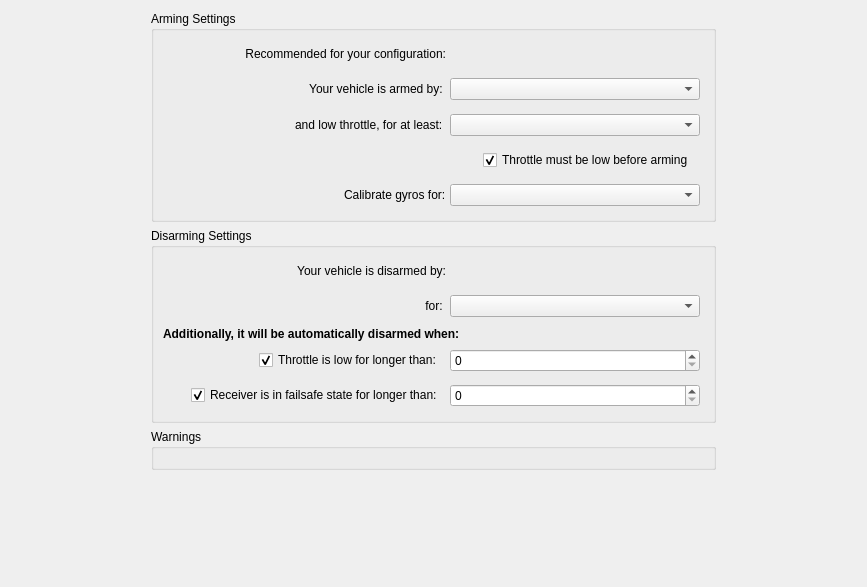
         <widget class="QWidget" name="scrollAreaWidgetContents_2">
          <property name="geometry">
           <rect>
            <x>0</x>
            <y>0</y>
            <width>867</width>
            <height>587</height>
           </rect>
          </property>
          <layout class="QHBoxLayout" name="horizontalLayout_2">
           <item>
            <spacer name="horizontalSpacer_24">
             <property name="orientation">
              <enum>Qt::Horizontal</enum>
             </property>
             <property name="sizeHint" stdset="0">
              <size>
               <width>40</width>
               <height>20</height>
              </size>
             </property>
            </spacer>
           </item>
           <item>
            <layout class="QVBoxLayout" name="verticalLayout_7">
             <item>
              <widget class="QGroupBox" name="gbArming">
               <property name="title">
                <string>Arming Settings</string>
               </property>
               <layout class="QGridLayout" name="gridLayout_6">
                <item row="6" column="0" colspan="2">
                 <widget class="QFrame" name="frSwitchArmTime">
                  <property name="frameShape">
                   <enum>QFrame::NoFrame</enum>
                  </property>
                  <property name="frameShadow">
                   <enum>QFrame::Plain</enum>
                  </property>
                  <property name="lineWidth">
                   <number>0</number>
                  </property>
                  <layout class="QHBoxLayout" name="horizontalLayout_9">
                   <property name="spacing">
                    <number>4</number>
                   </property>
                   <property name="leftMargin">
                    <number>4</number>
                   </property>
                   <property name="topMargin">
                    <number>4</number>
                   </property>
                   <property name="rightMargin">
                    <number>4</number>
                   </property>
                   <property name="bottomMargin">
                    <number>4</number>
                   </property>
                   <item>
                    <spacer name="horizontalSpacer_2">
                     <property name="orientation">
                      <enum>Qt::Horizontal</enum>
                     </property>
                     <property name="sizeHint" stdset="0">
                      <size>
                       <width>24</width>
                       <height>20</height>
                      </size>
                     </property>
                    </spacer>
                   </item>
                   <item>
                    <widget class="QLabel" name="label_3">
                     <property name="text">
                      <string>Calibrate gyros for:</string>
                     </property>
                    </widget>
                   </item>
                   <item>
                    <widget class="QComboBox" name="cbSwitchArmTime">
                     <property name="sizePolicy">
                      <sizepolicy hsizetype="Minimum" vsizetype="Fixed">
                       <horstretch>0</horstretch>
                       <verstretch>0</verstretch>
                      </sizepolicy>
                     </property>
                     <property name="minimumSize">
                      <size>
                       <width>250</width>
                       <height>0</height>
                      </size>
                     </property>
                     <property name="currentText">
                      <string/>
                     </property>
                     <property name="currentIndex">
                      <number>-1</number>
                     </property>
                     <property name="objrelation" stdset="0">
                      <stringlist notr="true">
                       <string>objname:ManualControlSettings</string>
                       <string>fieldname:ArmTime</string>
                       <string>useunits:yes</string>
                      </stringlist>
                     </property>
                    </widget>
                   </item>
                  </layout>
                 </widget>
                </item>
                <item row="1" column="0" colspan="2">
                 <widget class="QFrame" name="frRecommendedArm">
                  <property name="frameShape">
                   <enum>QFrame::NoFrame</enum>
                  </property>
                  <property name="frameShadow">
                   <enum>QFrame::Plain</enum>
                  </property>
                  <property name="lineWidth">
                   <number>0</number>
                  </property>
                  <layout class="QHBoxLayout" name="horizontalLayout_12">
                   <property name="spacing">
                    <number>4</number>
                   </property>
                   <property name="leftMargin">
                    <number>4</number>
                   </property>
                   <property name="topMargin">
                    <number>4</number>
                   </property>
                   <property name="rightMargin">
                    <number>4</number>
                   </property>
                   <property name="bottomMargin">
                    <number>4</number>
                   </property>
                   <item>
                    <spacer name="horizontalSpacer_19">
                     <property name="orientation">
                      <enum>Qt::Horizontal</enum>
                     </property>
                     <property name="sizeHint" stdset="0">
                      <size>
                       <width>24</width>
                       <height>20</height>
                      </size>
                     </property>
                    </spacer>
                   </item>
                   <item>
                    <widget class="QLabel" name="lblRecommendedDesc">
                     <property name="text">
                      <string>Recommended for your configuration:</string>
                     </property>
                     <property name="alignment">
                      <set>Qt::AlignRight|Qt::AlignTrailing|Qt::AlignVCenter</set>
                     </property>
                    </widget>
                   </item>
                   <item>
                    <widget class="QLabel" name="lblRecommendedArm">
                     <property name="minimumSize">
                      <size>
                       <width>250</width>
                       <height>0</height>
                      </size>
                     </property>
                     <property name="text">
                      <string/>
                     </property>
                    </widget>
                   </item>
                  </layout>
                 </widget>
                </item>
                <item row="3" column="0" colspan="2">
                 <widget class="QFrame" name="frArmMethod">
                  <property name="frameShape">
                   <enum>QFrame::NoFrame</enum>
                  </property>
                  <property name="frameShadow">
                   <enum>QFrame::Plain</enum>
                  </property>
                  <property name="lineWidth">
                   <number>0</number>
                  </property>
                  <layout class="QHBoxLayout" name="horizontalLayout_11">
                   <property name="spacing">
                    <number>4</number>
                   </property>
                   <property name="leftMargin">
                    <number>4</number>
                   </property>
                   <property name="topMargin">
                    <number>4</number>
                   </property>
                   <property name="rightMargin">
                    <number>4</number>
                   </property>
                   <property name="bottomMargin">
                    <number>4</number>
                   </property>
                   <item>
                    <spacer name="horizontalSpacer_18">
                     <property name="orientation">
                      <enum>Qt::Horizontal</enum>
                     </property>
                     <property name="sizeHint" stdset="0">
                      <size>
                       <width>24</width>
                       <height>20</height>
                      </size>
                     </property>
                    </spacer>
                   </item>
                   <item>
                    <widget class="QLabel" name="lblArmDesc">
                     <property name="font">
                      <font>
                       <weight>50</weight>
                       <bold>false</bold>
                      </font>
                     </property>
                     <property name="text">
                      <string>Your vehicle is armed by: </string>
                     </property>
                     <property name="alignment">
                      <set>Qt::AlignRight|Qt::AlignTrailing|Qt::AlignVCenter</set>
                     </property>
                    </widget>
                   </item>
                   <item>
                    <widget class="QComboBox" name="cbArmMethod">
                     <property name="minimumSize">
                      <size>
                       <width>250</width>
                       <height>0</height>
                      </size>
                     </property>
                     <property name="focusPolicy">
                      <enum>Qt::StrongFocus</enum>
                     </property>
                     <property name="toolTip">
                      <string>Indicate the control used for arming the airframe, in addition to setting the throttle to its minimum position. In other terms "Throttle Off".</string>
                     </property>
                    </widget>
                   </item>
                  </layout>
                 </widget>
                </item>
                <item row="4" column="0" colspan="2">
                 <widget class="QFrame" name="frStickArmTime">
                  <property name="frameShape">
                   <enum>QFrame::NoFrame</enum>
                  </property>
                  <property name="frameShadow">
                   <enum>QFrame::Plain</enum>
                  </property>
                  <property name="lineWidth">
                   <number>0</number>
                  </property>
                  <layout class="QHBoxLayout" name="horizontalLayout">
                   <property name="spacing">
                    <number>4</number>
                   </property>
                   <property name="leftMargin">
                    <number>4</number>
                   </property>
                   <property name="topMargin">
                    <number>4</number>
                   </property>
                   <property name="rightMargin">
                    <number>4</number>
                   </property>
                   <property name="bottomMargin">
                    <number>4</number>
                   </property>
                   <item>
                    <spacer name="horizontalSpacer_17">
                     <property name="orientation">
                      <enum>Qt::Horizontal</enum>
                     </property>
                     <property name="sizeHint" stdset="0">
                      <size>
                       <width>24</width>
                       <height>20</height>
                      </size>
                     </property>
                    </spacer>
                   </item>
                   <item>
                    <widget class="QLabel" name="lblStickArmTime">
                     <property name="text">
                      <string>and low throttle, for at least: </string>
                     </property>
                    </widget>
                   </item>
                   <item>
                    <widget class="QComboBox" name="cbStickArmTime">
                     <property name="minimumSize">
                      <size>
                       <width>250</width>
                       <height>0</height>
                      </size>
                     </property>
                     <property name="objrelation" stdset="0">
                      <stringlist notr="true">
                       <string>objname:ManualControlSettings</string>
                       <string>fieldname:ArmTime</string>
                       <string>useunits:yes</string>
                      </stringlist>
                     </property>
                    </widget>
                   </item>
                  </layout>
                 </widget>
                </item>
                <item row="5" column="0">
                 <widget class="QFrame" name="frThrottleCheck">
                  <property name="frameShape">
                   <enum>QFrame::NoFrame</enum>
                  </property>
                  <property name="frameShadow">
                   <enum>QFrame::Plain</enum>
                  </property>
                  <property name="lineWidth">
                   <number>0</number>
                  </property>
                  <layout class="QHBoxLayout" name="horizontalLayout_10">
                   <property name="spacing">
                    <number>4</number>
                   </property>
                   <property name="leftMargin">
                    <number>4</number>
                   </property>
                   <property name="topMargin">
                    <number>4</number>
                   </property>
                   <property name="rightMargin">
                    <number>4</number>
                   </property>
                   <property name="bottomMargin">
                    <number>4</number>
                   </property>
                   <item>
                    <spacer name="horizontalSpacer_16">
                     <property name="orientation">
                      <enum>Qt::Horizontal</enum>
                     </property>
                     <property name="sizeHint" stdset="0">
                      <size>
                       <width>24</width>
                       <height>20</height>
                      </size>
                     </property>
                    </spacer>
                   </item>
                   <item>
                    <widget class="QCheckBox" name="cbThrottleCheck">
                     <property name="text">
                      <string>Throttle must be low before arming</string>
                     </property>
                     <property name="checked">
                      <bool>true</bool>
                     </property>
                    </widget>
                   </item>
                  </layout>
                 </widget>
                </item>
               </layout>
              </widget>
             </item>
             <item>
              <widget class="QGroupBox" name="gbDisarming">
               <property name="title">
                <string>Disarming Settings</string>
               </property>
               <layout class="QGridLayout" name="gridLayout_8">
                <item row="1" column="0" colspan="2">
                 <widget class="QFrame" name="frDisarmMethod">
                  <property name="frameShape">
                   <enum>QFrame::NoFrame</enum>
                  </property>
                  <property name="frameShadow">
                   <enum>QFrame::Plain</enum>
                  </property>
                  <property name="lineWidth">
                   <number>0</number>
                  </property>
                  <layout class="QHBoxLayout" name="horizontalLayout_13">
                   <property name="spacing">
                    <number>4</number>
                   </property>
                   <property name="leftMargin">
                    <number>4</number>
                   </property>
                   <property name="topMargin">
                    <number>4</number>
                   </property>
                   <property name="rightMargin">
                    <number>4</number>
                   </property>
                   <property name="bottomMargin">
                    <number>4</number>
                   </property>
                   <item>
                    <spacer name="horizontalSpacer_20">
                     <property name="orientation">
                      <enum>Qt::Horizontal</enum>
                     </property>
                     <property name="sizeHint" stdset="0">
                      <size>
                       <width>24</width>
                       <height>20</height>
                      </size>
                     </property>
                    </spacer>
                   </item>
                   <item>
                    <widget class="QLabel" name="lblDisarmDesc">
                     <property name="text">
                      <string>Your vehicle is disarmed by:</string>
                     </property>
                     <property name="alignment">
                      <set>Qt::AlignRight|Qt::AlignTrailing|Qt::AlignVCenter</set>
                     </property>
                    </widget>
                   </item>
                   <item>
                    <widget class="QLabel" name="lblDisarmMethod">
                     <property name="minimumSize">
                      <size>
                       <width>250</width>
                       <height>0</height>
                      </size>
                     </property>
                     <property name="text">
                      <string/>
                     </property>
                    </widget>
                   </item>
                  </layout>
                 </widget>
                </item>
                <item row="2" column="0" colspan="2">
                 <widget class="QFrame" name="frStickDisarmTime">
                  <property name="frameShape">
                   <enum>QFrame::NoFrame</enum>
                  </property>
                  <property name="frameShadow">
                   <enum>QFrame::Plain</enum>
                  </property>
                  <property name="lineWidth">
                   <number>0</number>
                  </property>
                  <layout class="QHBoxLayout" name="horizontalLayout_14">
                   <property name="spacing">
                    <number>4</number>
                   </property>
                   <property name="leftMargin">
                    <number>4</number>
                   </property>
                   <property name="topMargin">
                    <number>4</number>
                   </property>
                   <property name="rightMargin">
                    <number>4</number>
                   </property>
                   <property name="bottomMargin">
                    <number>4</number>
                   </property>
                   <item>
                    <spacer name="horizontalSpacer_21">
                     <property name="orientation">
                      <enum>Qt::Horizontal</enum>
                     </property>
                     <property name="sizeHint" stdset="0">
                      <size>
                       <width>24</width>
                       <height>20</height>
                      </size>
                     </property>
                    </spacer>
                   </item>
                   <item>
                    <widget class="QLabel" name="lblDisarmTimeDesc">
                     <property name="text">
                      <string>for: </string>
                     </property>
                     <property name="alignment">
                      <set>Qt::AlignRight|Qt::AlignTrailing|Qt::AlignVCenter</set>
                     </property>
                    </widget>
                   </item>
                   <item>
                    <widget class="QComboBox" name="cbDisarmTime">
                     <property name="minimumSize">
                      <size>
                       <width>250</width>
                       <height>0</height>
                      </size>
                     </property>
                     <property name="currentIndex">
                      <number>-1</number>
                     </property>
                     <property name="objrelation" stdset="0">
                      <stringlist notr="true">
                       <string>objname:ManualControlSettings</string>
                       <string>fieldname:DisarmTime</string>
                       <string>useunits:yes</string>
                      </stringlist>
                     </property>
                    </widget>
                   </item>
                  </layout>
                 </widget>
                </item>
                <item row="3" column="0" colspan="2">
                 <widget class="QFrame" name="frAutoDisarm">
                  <property name="frameShape">
                   <enum>QFrame::NoFrame</enum>
                  </property>
                  <property name="frameShadow">
                   <enum>QFrame::Plain</enum>
                  </property>
                  <layout class="QVBoxLayout" name="verticalLayout_2">
                   <property name="spacing">
                    <number>4</number>
                   </property>
                   <property name="leftMargin">
                    <number>0</number>
                   </property>
                   <property name="topMargin">
                    <number>0</number>
                   </property>
                   <property name="rightMargin">
                    <number>0</number>
                   </property>
                   <property name="bottomMargin">
                    <number>0</number>
                   </property>
                   <item>
                    <widget class="QLabel" name="lblAutoDisarm">
                     <property name="text">
                      <string>&lt;html&gt;&lt;head/&gt;&lt;body&gt;&lt;p&gt;&lt;span style=" font-weight:600;"&gt;Additionally, it will be automatically disarmed when:&lt;/span&gt;&lt;/p&gt;&lt;/body&gt;&lt;/html&gt;</string>
                     </property>
                    </widget>
                   </item>
                   <item>
                    <widget class="QFrame" name="frThrottleTimeout">
                     <property name="frameShape">
                      <enum>QFrame::NoFrame</enum>
                     </property>
                     <property name="frameShadow">
                      <enum>QFrame::Plain</enum>
                     </property>
                     <property name="lineWidth">
                      <number>0</number>
                     </property>
                     <layout class="QHBoxLayout" name="horizontalLayout_15">
                      <property name="spacing">
                       <number>4</number>
                      </property>
                      <property name="leftMargin">
                       <number>4</number>
                      </property>
                      <property name="topMargin">
                       <number>4</number>
                      </property>
                      <property name="rightMargin">
                       <number>4</number>
                      </property>
                      <property name="bottomMargin">
                       <number>4</number>
                      </property>
                      <item>
                       <spacer name="horizontalSpacer_22">
                        <property name="orientation">
                         <enum>Qt::Horizontal</enum>
                        </property>
                        <property name="sizeHint" stdset="0">
                         <size>
                          <width>24</width>
                          <height>20</height>
                         </size>
                        </property>
                       </spacer>
                      </item>
                      <item>
                       <widget class="QCheckBox" name="cbThrottleTimeout">
                        <property name="text">
                         <string>Throttle is low for longer than: </string>
                        </property>
                        <property name="checked">
                         <bool>true</bool>
                        </property>
                       </widget>
                      </item>
                      <item>
                       <widget class="QSpinBox" name="sbThrottleTimeout">
                        <property name="minimumSize">
                         <size>
                          <width>250</width>
                          <height>0</height>
                         </size>
                        </property>
                        <property name="accelerated">
                         <bool>true</bool>
                        </property>
                        <property name="maximum">
                         <number>999999999</number>
                        </property>
                        <property name="objrelation" stdset="0">
                         <stringlist notr="true">
                          <string>objname:ManualControlSettings</string>
                          <string>fieldname:ArmedTimeout</string>
                          <string>useunits:yes</string>
                          <string>scale:1000.0</string>
                         </stringlist>
                        </property>
                       </widget>
                      </item>
                     </layout>
                    </widget>
                   </item>
                   <item>
                    <widget class="QFrame" name="frFailsafeTimeout">
                     <property name="frameShape">
                      <enum>QFrame::NoFrame</enum>
                     </property>
                     <property name="frameShadow">
                      <enum>QFrame::Plain</enum>
                     </property>
                     <property name="lineWidth">
                      <number>0</number>
                     </property>
                     <layout class="QHBoxLayout" name="horizontalLayout_16">
                      <property name="spacing">
                       <number>4</number>
                      </property>
                      <property name="leftMargin">
                       <number>4</number>
                      </property>
                      <property name="topMargin">
                       <number>4</number>
                      </property>
                      <property name="rightMargin">
                       <number>4</number>
                      </property>
                      <property name="bottomMargin">
                       <number>4</number>
                      </property>
                      <item>
                       <spacer name="horizontalSpacer_23">
                        <property name="orientation">
                         <enum>Qt::Horizontal</enum>
                        </property>
                        <property name="sizeHint" stdset="0">
                         <size>
                          <width>24</width>
                          <height>20</height>
                         </size>
                        </property>
                       </spacer>
                      </item>
                      <item>
                       <widget class="QCheckBox" name="cbFailsafeTimeout">
                        <property name="text">
                         <string>Receiver is in failsafe state for longer than: </string>
                        </property>
                        <property name="checked">
                         <bool>true</bool>
                        </property>
                       </widget>
                      </item>
                      <item>
                       <widget class="QSpinBox" name="sbFailsafeTimeout">
                        <property name="minimumSize">
                         <size>
                          <width>250</width>
                          <height>0</height>
                         </size>
                        </property>
                        <property name="accelerated">
                         <bool>true</bool>
                        </property>
                        <property name="maximum">
                         <number>999999999</number>
                        </property>
                        <property name="objrelation" stdset="0">
                         <stringlist notr="true">
                          <string>objname:ManualControlSettings</string>
                          <string>fieldname:InvalidRXArmedTimeout</string>
                          <string>useunits:yes</string>
                          <string>scale:1000.0</string>
                         </stringlist>
                        </property>
                       </widget>
                      </item>
                     </layout>
                    </widget>
                   </item>
                  </layout>
                 </widget>
                </item>
               </layout>
              </widget>
             </item>
             <item>
              <widget class="QGroupBox" name="gbWarnings">
               <property name="styleSheet">
                <string notr="true">* &gt; QLabel {
	color: red;
}</string>
               </property>
               <property name="title">
                <string>Warnings</string>
               </property>
               <layout class="QVBoxLayout" name="verticalLayout_12"/>
              </widget>
             </item>
             <item>
              <spacer name="verticalSpacer">
               <property name="orientation">
                <enum>Qt::Vertical</enum>
               </property>
               <property name="sizeHint" stdset="0">
                <size>
                 <width>20</width>
                 <height>10</height>
                </size>
               </property>
              </spacer>
             </item>
            </layout>
           </item>
           <item>
            <spacer name="horizontalSpacer">
             <property name="orientation">
              <enum>Qt::Horizontal</enum>
             </property>
             <property name="sizeHint" stdset="0">
              <size>
               <width>40</width>
               <height>20</height>
              </size>
             </property>
            </spacer>
           </item>
          </layout>
         </widget>
